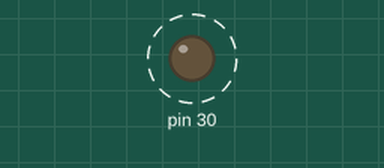
Simulated run of this sketch. Board: Arduino Mega 2560, built with avr-gcc and run on an emulated ATmega2560. Parts: output pins drawn as LEDs (lit = HIGH). Dashed ring = blinking.

Above: at 0.16 s.
Timing chart, 0 to 3.0 s (numbered marks = the images above):
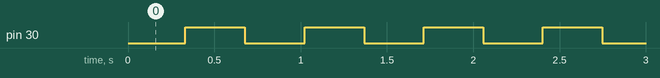

The sketch:

mmtestuart.ino
```cpp
/*
 * mmtestuart.ino
 */

#include <Arduino.h>

#define L0   78   // default for diesel engines
#define L1   72   // default for steam engines
#define L2   60   // default for rail cars
#define L3   24   // default for electric engines

// the MM protocol modulates polarity of the power supply on the tracks
// the different signals are being used which consist of two subpatterns:
//
//               |<----- 416µs ----->|
//               |<-208µs->|
//            -->| |<--26µs
//                _         _
// ternary 0:    | |       | |
//               | |_______| |_______
//                _______   _______
// ternary 1:    |       | |       |
//               |       |_|       |_
//                _______   _
// ternary 2:    |       | | |
//               |       |_| |_______
//
// The fourth possible state low/high is not used in the original protocol.
//
// This sketch uses the UART to generate the trinary pattern. The
// 26µs peek is exactly 1/416 of the 16Mhz base clock. The resulting bit
// pattern equals 38461.54 UART bit/s at 6N1 (one start bit, six data
// bits and one stop bit. The start bit is always low, the data bits can
// be specified and the stop is high. The UART signal must thus be
// inverted. This doesn't matter since the differential transmission
// on the track consists of the data stream and it's inverted state, anyway.
// Thus sending a start bit and six 1 bits followed by the stop bit is
// the (inverse) pattern of the two patterns that form the trinary 0.
// A start bit and six 0 bits followed by the stop bit is
// the (inverse) pattern of the two patterns that form the trinary 1.

// Each trinary state thus is being sent as two 6N1 data words:
// Trinary 0 is being sent as words 63, 63
// Trinary 1 is being sent as words  0,  0
// Trinary 2 is being sent as words  0, 63

// uart 6n1 @ 38462 encoding of low-to-high or high-to-low event
#define U0  63   // start = 0, data = 111111, stop = 1
#define U1   0   // start = 0, data = 000000, stop = 1

void setup() {
  pinMode(30, OUTPUT);

  Serial1.begin(38462, SERIAL_6N1);
}

// encode address to ternary
void a2t(uint8_t b, uint8_t *d) {
  // ternary encoding:
  // 00 = 0
  // 11 = 1
  // 10 = third state
  // lsb is encoded into msb
  uint8_t f = 27;

  d += 7;  // encode from end

  while(f) {
    uint8_t s = 0;
    while(b >= f) { s++; b -= f; }
    if(s==0)      { *d-- = U0; *d-- = U0; }
    else if(s==1) { *d-- = U1; *d-- = U1; }
    else          { *d-- = U0; *d-- = U1; }

    f /= 3;   // 27->9->3->1
  }
}

// encode 4 binary bits to ternary pattern
void b2t(uint8_t b, uint8_t *d) {
  uint8_t f = 0x08;

  while(f) {
    if(b & f)  { *d++ = U1; *d++ = U1; }
    else       { *d++ = U0; *d++ = U0; }
    f >>= 1;
  }
}

// encode single binary bit to ternary pattern
void b2t(bool b, uint8_t *d) {
  if(b) { *d++ = U1; *d++ = U1; }
  else  { *d++ = U0; *d++ = U0; }
}

// each command is sent twice with a pause of 4.2ms
void mm_send(uint8_t a, bool f, uint8_t s) {
  uint8_t cmd[18];

  a2t(a, cmd+0);     // encode locomotion address
  b2t(f, cmd+8);     // encode function state
  b2t(s, cmd+10);    // encode speed

  // this sends the command as 18 6 bit words over UART
  Serial1.write(cmd, sizeof(cmd));
  // the command should be repeated after 3 trinary unit times = 3 * 416µs = 1.248ms
  // the next command can then be sent after 4.2ms (~10 trinary unit times)

  // the delay is rather tricky since the Serial1.write starts the transfer in the
  // background which in turn causes the transmission to still be in progress after
  // Serial1.write returns
  _delay_us(4690);
  Serial1.write(cmd, sizeof(cmd));
}

void loop() {
  static uint8_t cnt = 0;
  static bool lights = false;

  if(cnt++ > 25) {
    cnt = 0;
    lights = !lights;
    digitalWrite(30, lights);
  }

  mm_send(L1,lights,2);   // drive L1 slowly with lights on/off
  _delay_us(7500);        // longer pause between (different) commands
}
```

Measured:
- by itself, pin 30: alternates HIGH for 0.35 s and LOW for 0.35 s
